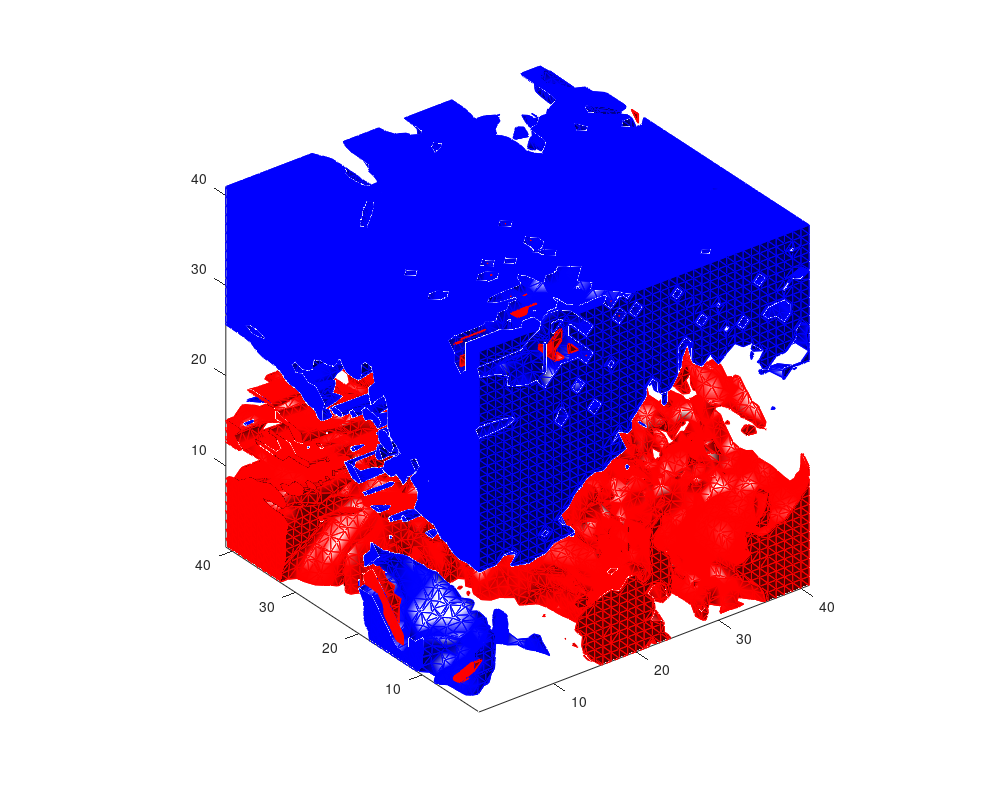
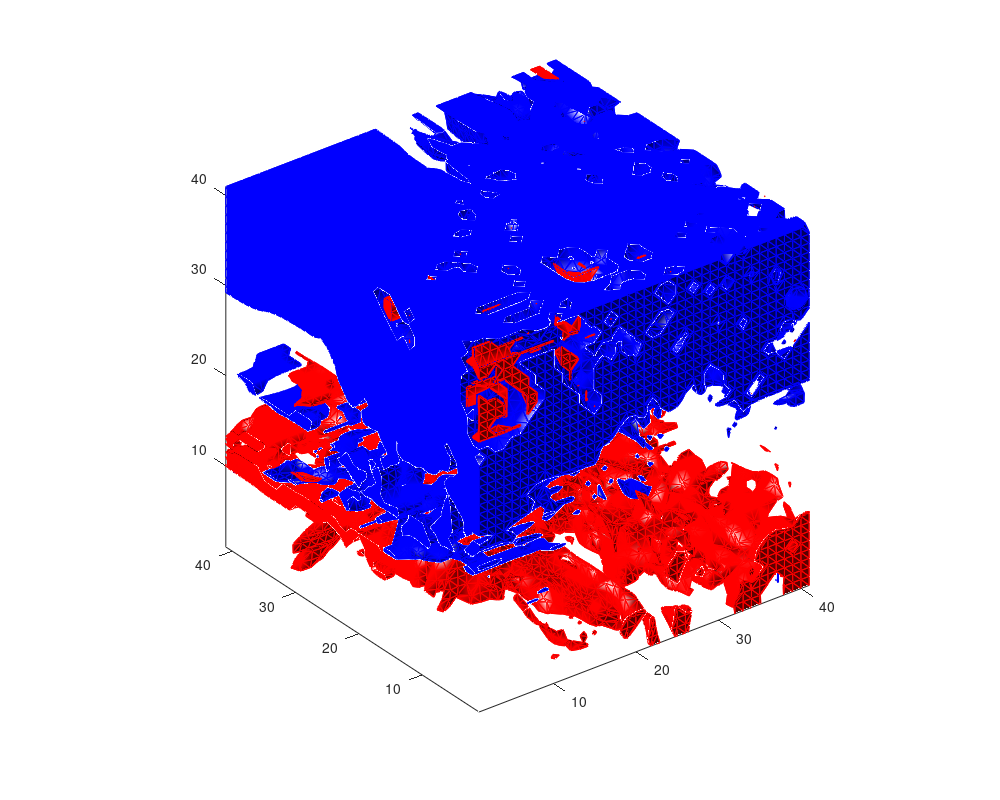

Write the MATLAB code that produced these figures, in order.
f0 = load('plot_T0_A0_A0.dat');
f1 = load('plot_T1_A0_A0.dat');
f0 = reshape(f0, 41, 41, 41);
f1 = reshape(f1, 41, 41, 41);
x = -2:0.1:2;

close all
figure(1)
patch(isocaps(f0,.95),...
   'FaceColor','blue','EdgeColor','blue');
p1 = patch(isosurface(f0,.95),...
   'FaceColor','blue','EdgeColor','blue');
isonormals(f0,p1)
view(3); 
axis vis3d tight
camlight left; 
%colormap jet
lighting gouraud

hold on

patch(isocaps(-f0,-.05),...
   'FaceColor','red','EdgeColor','red');
p2 = patch(isosurface(-f0,-.05),...
   'FaceColor','red','EdgeColor','red');
isonormals(-f0,p2)
view(3); 
axis vis3d tight
camlight left; 
%colormap jet
lighting gouraud

set(gcf,'units','inches');
set(gcf,'position',[0 0 10 8])
set(gcf, 'PaperUnits', 'inches', 'PaperPosition',[0 0 10 8])

figure(2)
patch(isocaps(f1,.95),...
   'FaceColor','blue','EdgeColor','blue');
p1 = patch(isosurface(f1,.95),...
   'FaceColor','blue','EdgeColor','blue');
isonormals(f1,p1)
view(3); 
axis vis3d tight
camlight left; 
%colormap jet
lighting gouraud

hold on

patch(isocaps(-f1,-.05),...
   'FaceColor','red','EdgeColor','red');
p2 = patch(isosurface(-f1,-.05),...
   'FaceColor','red','EdgeColor','red');
isonormals(-f1,p2)
view(3); 
axis vis3d tight
camlight left; 
%colormap jet
lighting gouraud

set(gcf,'units','inches');
set(gcf,'position',[0 10 10 8])
set(gcf, 'PaperUnits', 'inches', 'PaperPosition',[0 0 10 8])

% for i = 1:41
%     figure(1)
%     contourf(x,x,f0(:,:,i))
%     caxis([0,1]);
%     colorbar
%     set(gca,'FontSize',15, 'FontName', 'Arial', 'LineWidth',2,'GridLineStyle','-','MinorGridLineStyle','-')
%     xlabel(x(i))
%     set(gcf,'units','inches');
%     set(gcf,'position',[0 0 10 8])
%     set(gcf, 'PaperUnits', 'inches', 'PaperPosition',[0 0 10 8])
%     
%     figure(2)
%     contourf(x,x,f1(:,:,i))
%     caxis([0,1]);
%     colorbar
%     set(gca,'FontSize',15, 'FontName', 'Arial', 'LineWidth',2,'GridLineStyle','-','MinorGridLineStyle','-')
%     xlabel(x(i))
%     set(gcf,'units','inches');
%     set(gcf,'position',[0 10 10 8])
%     set(gcf, 'PaperUnits', 'inches', 'PaperPosition',[10 0 10 8])
%     pause(1)
% end

